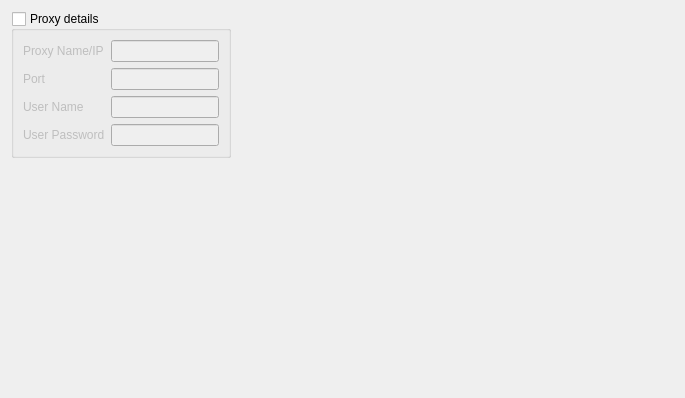
      <widget class="QWidget" name="mConfiguration">
       <attribute name="title">
        <string>Configuration</string>
       </attribute>
       <attribute name="toolTip">
        <string>Global Configuration</string>
       </attribute>
       <layout class="QGridLayout" name="gridLayout_6">
        <item row="0" column="0">
         <widget class="QGroupBox" name="mProxyDetails">
          <property name="title">
           <string>Proxy details</string>
          </property>
          <property name="checkable">
           <bool>true</bool>
          </property>
          <property name="checked">
           <bool>false</bool>
          </property>
          <layout class="QFormLayout" name="formLayout_2">
           <property name="fieldGrowthPolicy">
            <enum>QFormLayout::AllNonFixedFieldsGrow</enum>
           </property>
           <item row="0" column="0">
            <widget class="QLabel" name="label_14">
             <property name="text">
              <string>Proxy Name/IP</string>
             </property>
            </widget>
           </item>
           <item row="0" column="1">
            <widget class="QLineEdit" name="mProxyName">
             <property name="sizePolicy">
              <sizepolicy hsizetype="Minimum" vsizetype="Minimum">
               <horstretch>0</horstretch>
               <verstretch>0</verstretch>
              </sizepolicy>
             </property>
            </widget>
           </item>
           <item row="1" column="0">
            <widget class="QLabel" name="label_15">
             <property name="text">
              <string>Port</string>
             </property>
            </widget>
           </item>
           <item row="1" column="1">
            <widget class="QLineEdit" name="mProxyPort"/>
           </item>
           <item row="2" column="0">
            <widget class="QLabel" name="label_16">
             <property name="text">
              <string>User Name</string>
             </property>
            </widget>
           </item>
           <item row="2" column="1">
            <widget class="QLineEdit" name="mProxyUserName">
             <property name="sizePolicy">
              <sizepolicy hsizetype="Expanding" vsizetype="Minimum">
               <horstretch>0</horstretch>
               <verstretch>0</verstretch>
              </sizepolicy>
             </property>
            </widget>
           </item>
           <item row="4" column="0">
            <widget class="QLabel" name="label_17">
             <property name="text">
              <string>User Password</string>
             </property>
            </widget>
           </item>
           <item row="4" column="1">
            <widget class="QLineEdit" name="mProxyUserPassword">
             <property name="sizePolicy">
              <sizepolicy hsizetype="Minimum" vsizetype="Minimum">
               <horstretch>0</horstretch>
               <verstretch>0</verstretch>
              </sizepolicy>
             </property>
             <property name="echoMode">
              <enum>QLineEdit::Password</enum>
             </property>
            </widget>
           </item>
          </layout>
         </widget>
        </item>
        <item row="0" column="1">
         <spacer name="horizontalSpacer_12">
          <property name="orientation">
           <enum>Qt::Horizontal</enum>
          </property>
          <property name="sizeHint" stdset="0">
           <size>
            <width>443</width>
            <height>20</height>
           </size>
          </property>
         </spacer>
        </item>
        <item row="1" column="0">
         <spacer name="verticalSpacer">
          <property name="orientation">
           <enum>Qt::Vertical</enum>
          </property>
          <property name="sizeHint" stdset="0">
           <size>
            <width>20</width>
            <height>229</height>
           </size>
          </property>
         </spacer>
        </item>
       </layout>
      </widget>
